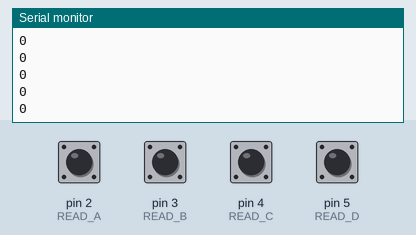
Recording of a sketch running on a simulated Arduino Uno, built with avr-gcc and run on an emulated ATmega328P. Parts: the last lines printed to the serial monitor. The test bench sets the inputs (shaded band); at power-on: pin 2 (READ_A), pin 3 (READ_B), pin 4 (READ_C), pin 5 (READ_D) HIGH.

Above: at 1.2 s.
1.3 s: pin 3 (READ_B) pulled LOW for 0.15 s
At 1.31 s:
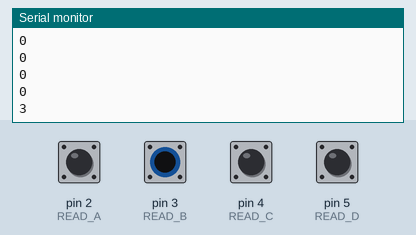
2.9 s: pin 4 (READ_C) pulled LOW for 0.15 s
At 2.91 s:
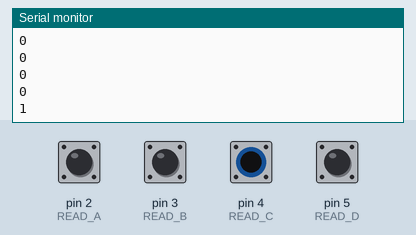
4.5 s: pin 5 (READ_D) pulled LOW for 0.15 s
At 4.51 s:
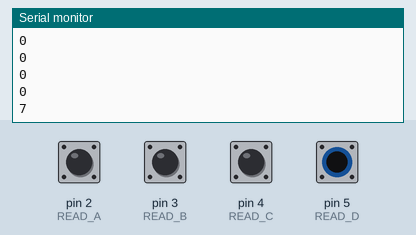
Timing chart, 0 to 7.5 s (numbered marks = the images above; inputs shaded):
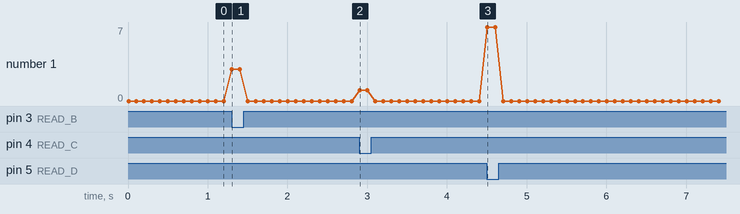

Measured:
- after the input at 1.3 s, the serial monitor: prints a new line at once (image 1)
- after the input at 2.9 s, the serial monitor: prints a new line at once (image 2)
- after the input at 4.5 s, the serial monitor: prints a new line at once (image 3)

The sketch:

jogwheel_decoder.ino
```cpp
#define READ_A 2 // Jog pin 1
#define READ_B 3 // Jog pin 2
#define READ_C 4 // jog pin 3
#define READ_D 5 // jog pin 4


void setup() {
  Serial.begin(9600);
  Serial.println("\ntest");
  pinMode(READ_A, INPUT_PULLUP);
  pinMode(READ_B, INPUT_PULLUP);
  pinMode(READ_C, INPUT_PULLUP);
  pinMode(READ_D, INPUT_PULLUP);

}

void loop() {
  //char strBuf[50];
  //sprintf(strBuf, "-%d.%d.%d.%d-", ! digitalRead(READ_A), !digitalRead(READ_B), !digitalRead(READ_C), !digitalRead(READ_D));
  //Serial.println(strBuf);
  Serial.println(getCode());
  delay(100);
}
//             0 1 2 3 4 5 6 7
int codes[] = {0,3,1,2,7,4,6,5};
bool left,b,c,d;
int getCode() {
  left = !digitalRead(READ_A);
  b = !digitalRead(READ_B);
  c = !digitalRead(READ_C);
  d = !digitalRead(READ_D);
  int code = 0;

  code <<= 1;
  if(d) code |= 1;

  code <<= 1;
  if(c) code |= 1;

  code <<= 1;
  if(b) code |= 1;

  code = codes[code];
  return left ? -code : code;
}
```
